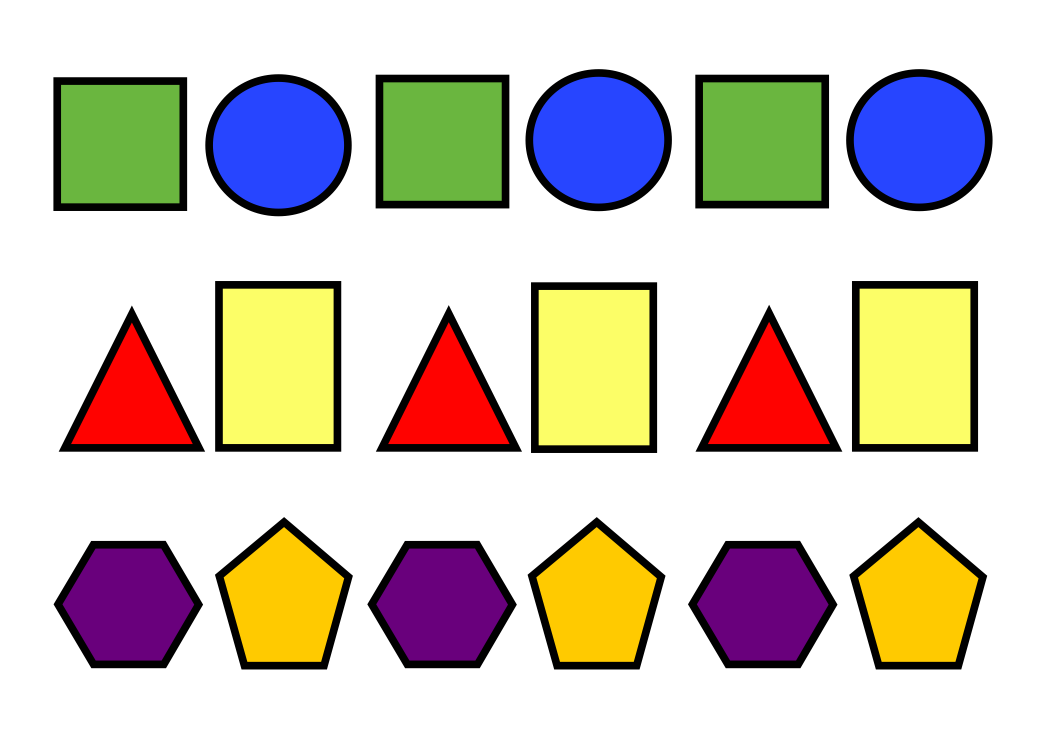
#> input picture Resources/shapes2.png, 1061 x 736 px
$ python contours_sape_dete_chap8.py
#> lines starting #> are read from the running program, lines starting #| are printed output that depends on the picture; after the words box and inside, x2 and y2 are one past the last pixel; in counts of white or black regions, pixels touching at a corner belong together
import cv2
import numpy as np


def stackImages(scale, imgArray):
    rows = len(imgArray)
    cols = len(imgArray[0])
    rowsAvailable = isinstance(imgArray[0], list)
    width = imgArray[0][0].shape[1]
    height = imgArray[0][0].shape[0]
    if rowsAvailable:
        for x in range(0, rows):
            for y in range(0, cols):
                if imgArray[x][y].shape[:2] == imgArray[0][0].shape[:2]:
                    imgArray[x][y] = cv2.resize(imgArray[x][y], (0, 0), None, scale, scale)
                else:
                    imgArray[x][y] = cv2.resize(imgArray[x][y], (imgArray[0][0].shape[1], imgArray[0][0].shape[0]),
                                                None, scale, scale)
                if len(imgArray[x][y].shape) == 2: imgArray[x][y] = cv2.cvtColor(imgArray[x][y], cv2.COLOR_GRAY2BGR)
        imageBlank = np.zeros((height, width, 3), np.uint8)
        hor = [imageBlank] * rows
        hor_con = [imageBlank] * rows
        for x in range(0, rows):
            hor[x] = np.hstack(imgArray[x])
        ver = np.vstack(hor)
    else:
        for x in range(0, rows):
            if imgArray[x].shape[:2] == imgArray[0].shape[:2]:
                imgArray[x] = cv2.resize(imgArray[x], (0, 0), None, scale, scale)
            else:
                imgArray[x] = cv2.resize(imgArray[x], (imgArray[0].shape[1], imgArray[0].shape[0]), None, scale, scale)
            if len(imgArray[x].shape) == 2: imgArray[x] = cv2.cvtColor(imgArray[x], cv2.COLOR_GRAY2BGR)
        hor = np.hstack(imgArray)
        ver = hor
    return ver


def getContours(img):
    # To find contours of the shape
    contours, heirarchy = cv2.findContours(img, cv2.RETR_EXTERNAL, cv2.CHAIN_APPROX_NONE)

    for cnt in contours:
        area = cv2.contourArea(cnt)
        # print(area)

        if area > 500:
            # To draw contours on the image, -1 means all contours from the image
            cv2.drawContours(imgContour, cnt, -1, (255, 0, 0), 3)
            # To find perimeter of the Shape
            peri = cv2.arcLength(cnt, True)
            # print(peri)

            # It will give approx shape according to peri, It returns array of points
            approx = cv2.approxPolyDP(cnt, 0.02 * peri, True)
            # print(approx)

            # To find numbers of corners
            objCor = len(approx)
            # It will give points and width,height according to approx
            x, y, w, h = cv2.boundingRect(approx)
            # print(x,y,w,h)

            # To identify the shape based on numbers of corners
            if objCor == 3:
                objectType = "Triangle"
            elif objCor == 4:
                aspRatio = w / float(h)
                if aspRatio > 0.95 and aspRatio < 1.05:
                    objectType = "Square"
                else:
                    objectType = "Rectangle"
            elif objCor == 5:
                objectType = "Pentagon"
            elif objCor == 6:
                objectType = "Hexagon"
            elif objCor > 6:
                objectType = "Circle"
            else:
                objectType = "None"

            # To draw rectangle around the shape
            cv2.rectangle(imgContour, (x, y), (x + w, y + h), (0, 255, 0), 2)

            # To put text on the image after identifying the shape
            cv2.putText(imgContour, objectType, (x + (w // 2) - 10, y + (h // 2) - 10),
                        cv2.FONT_HERSHEY_COMPLEX, 0.5, (0, 0, 0), 2)


path = "Resources/shapes2.png"
img = cv2.imread(path)
#> img is the input picture: shape (736, 1061, 3); mean B, G, R 189.9, 200.5, 208.7

imgContour = img.copy()
imgGray = cv2.cvtColor(img, cv2.COLOR_BGR2GRAY)
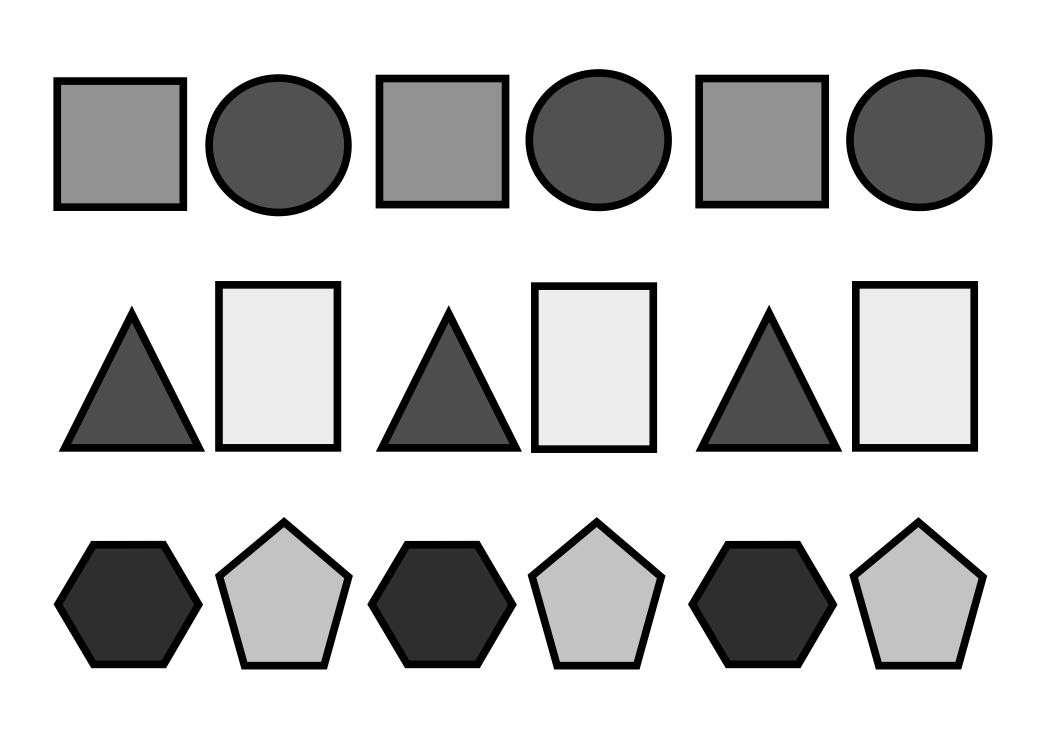
#> imgGray: shape (736, 1061); min 0, max 255, mean 201.8
imgBlur = cv2.GaussianBlur(imgGray, (7, 7), 1)

imgCanny = cv2.Canny(imgBlur, 50, 50)
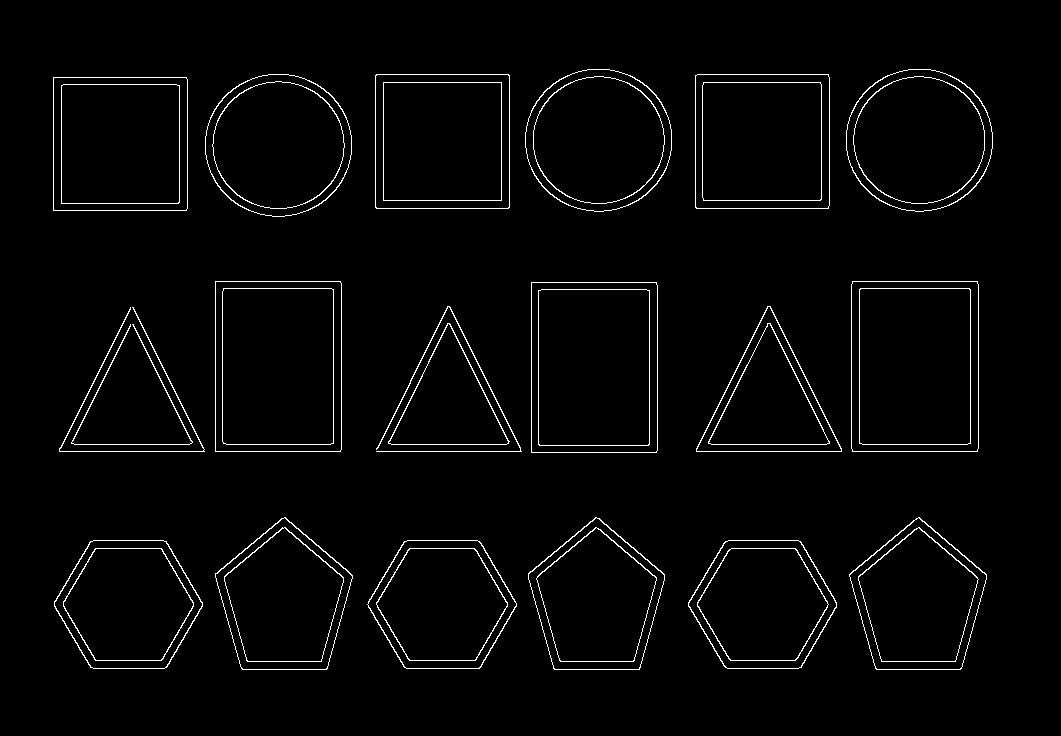
#> imgCanny: shape (736, 1061); 2.4% white in thin lines or dots, all inside (x1, y1, x2, y2) = (53, 69, 993, 670)
getContours(imgCanny)
#> in getContours, `contours, heirarchy = cv2.findContours(img, cv2.RETR_EXTERNAL, cv2.CHA..`: contours = 20 contours; largest, box (x1, y1, x2, y2) and area: (851, 281, 979, 452) 21580, (215, 281, 342, 452) 21417, (531, 282, 658, 453) 21416, (375, 74, 510, 209) 17954, (695, 74, 830, 209) 17949
#> the loop in getContours, `for cnt in contours:` made 20 passes
#> (area, peri, approx, objCor, x, y, w, h) on passes 12 to 17: (21416, 590.8, [[531, 282], [531, 452], [656, 452], [656, 282]], 4, 531, 282, 126, 171), (21580, 591.7, [[852, 281], [852, 451], [977, 451], [977, 281]], 4, 852, 281, 126, 171), (21417, 590.8, [[215, 281], [215, 451], [340, 451], [340, 281]], 4, 215, 281, 126, 171), (17819, 532.8, [[53, 77], [53, 210], [186, 210], [186, 77]], 4, 53, 77, 134, 134), (17949, 533.7, [[695, 75], [695, 207], [828, 208], [828, 74]], 4, 695, 74, 134, 135), (17954, 533.7, [[376, 74], [375, 207], [508, 208], [509, 75]], 4, 375, 74, 135, 135)
#> (area, peri, approx, objCor, x, y, w, h) on passes 8, 10: (7516, 412.5, [[447, 323], [388, 443], [506, 444]], 3, 388, 323, 119, 122), (10872, 496.8, [[767, 306], [696, 451], [841, 451]], 3, 696, 306, 146, 146)
#> after the loop in getContours, `for cnt in contours:`:
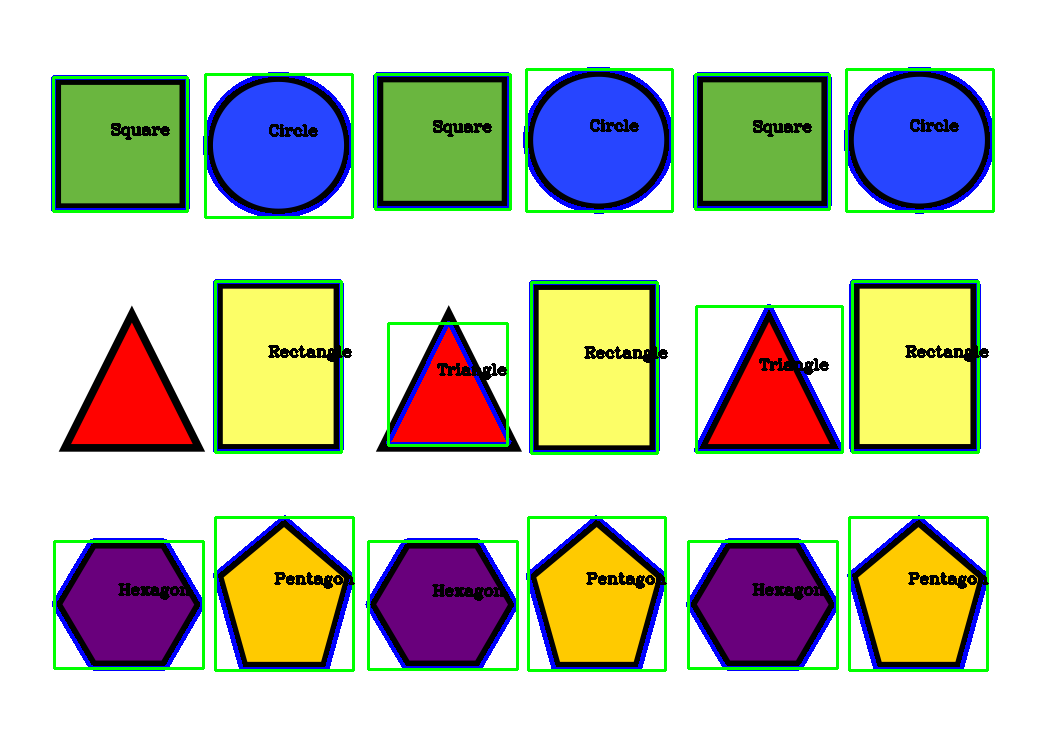
#> imgContour: shape (736, 1061, 3); 7.88% of pixels changed, all inside (x1, y1, x2, y2) = (51, 67, 995, 672)

# cv2.imshow("Original", img)
# cv2.imshow("Image Gray", imgGray)
# cv2.imshow("Image Blur", imgBlur)

imgBlank = np.zeros_like(img)
imgStack = stackImages(0.5, ([img, imgGray, imgBlur], [imgCanny, imgContour, imgBlank]))
#> after the loop in stackImages, `for x in range(0, rows):`: hor = 2 items
#> in stackImages, `ver = np.vstack(hor)`:
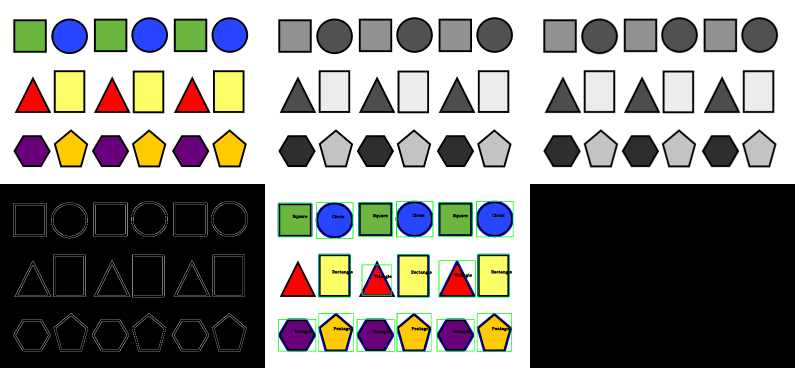
#> ver: shape (736, 1590, 3) (shown at 1/2 size); mean of channels 0, 1, 2 131, 134.6, 135.7; drawn as B, G, R
cv2.imshow("Image Stack", imgStack)

cv2.waitKey(0)

$ run again, with Resources/dhcp.png copied over Resources/shapes2.png
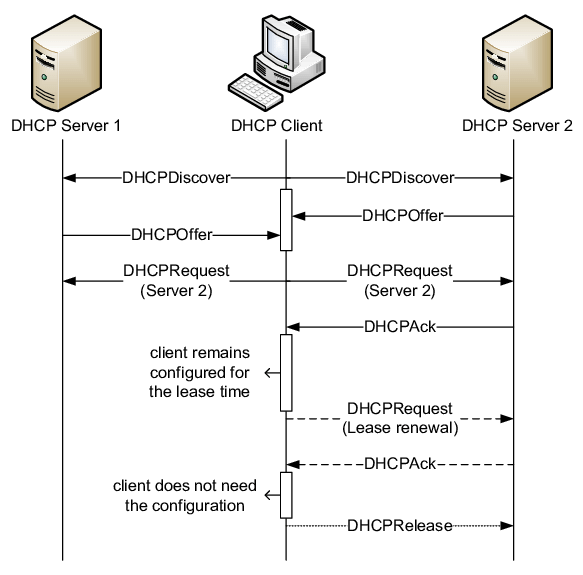
#> input picture Resources/dhcp.png, 583 x 575 px
#> img is the input picture: shape (575, 583, 3); mean B, G, R 241.4, 242.2, 242.5
#> `imgCanny = cv2.Canny(imgBlur, 50, 50)`:
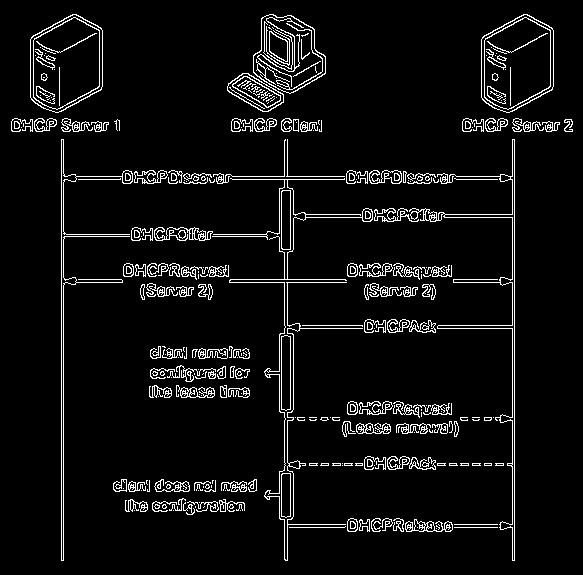
#> imgCanny: shape (575, 583); 5.8% white in thin lines or dots
#> contours = 259 contours, 173 with area under 20; largest, box (x1, y1, x2, y2) and area: (481, 14, 554, 113) 5728, (30, 14, 103, 113) 5728, (253, 14, 326, 94) 4071, (409, 139, 515, 561) 1789, (227, 73, 284, 112) 1233
#> the loop in getContours, `for cnt in contours:` made 259 passes
#> (area, peri, approx, objCor, x, y, w, h) on pass 197: (530, 134.8, [[282, 190], [281, 248], [290, 249], [290, 190]], 4, 281, 190, 10, 60)
#> after the loop in stackImages, `for x in range(0, rows):`: hor = 2 items
#> in stackImages, `ver = np.vstack(hor)`:
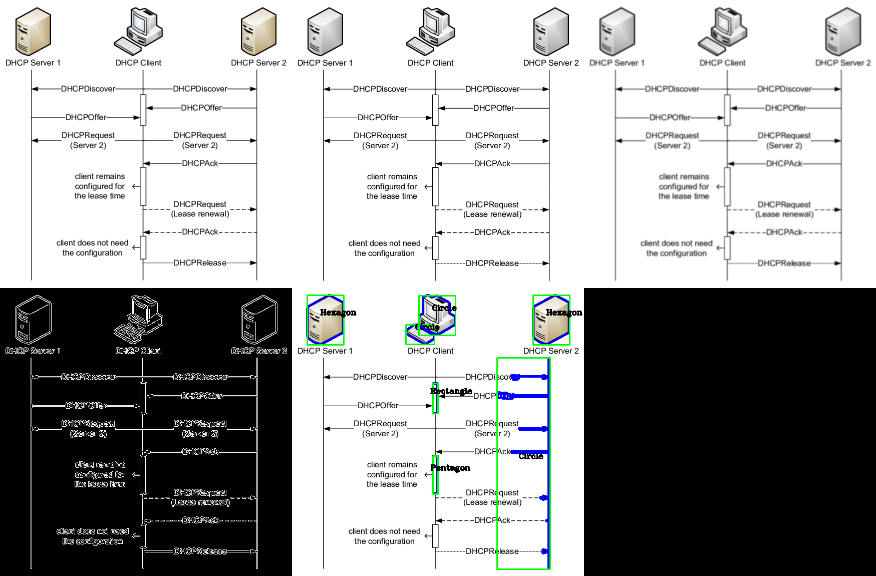
#> ver: shape (576, 876, 3); mean of channels 0, 1, 2 162.6, 162.9, 162; drawn as B, G, R
